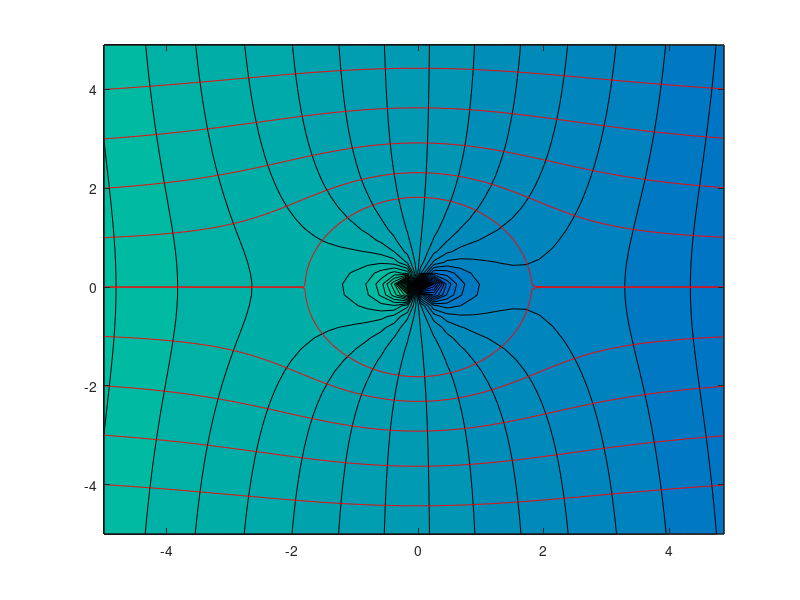

This chart was generated by the following MATLAB code:
% Analytical elements
% Analytical solution of complex potential equation      
%    using MATLAB                     
%
%   $Ekkehard Holzbecher  $Date: 2006/11/28 $
%----------------------------------------------------------input-----------

Q0 = .5;         % baseflow
Q = 0;           % well pumping/recharge rate
A = 0;           % vortex strength 
s = -10;         % dipole strength
beta = 0;        % dipole angle
z0 = 0;          % position of well, vortex or di-pole 

% Mesh
xmin = -5;        % minimum x-position of mesh [m]
xmax = 5;         % maximum x-position of mesh [m]
dx = .21;         % grid spacing in x-direction [m]
ymin = -5;        % minimum y-position of mesh [m]
ymax = 5;         % maximum y-position of mesh[m]
dy = .22;         % grid spacing in y-direction [m]

% Output
gcontf = 50;               % number of filled contours for potential
gcont = 0;                 % number of contours for streamfunction    
gquiv = 0;                 % =1: arrow field
gstream = 1;               % =1: streamline command 

% Start positions (for streamline) 

zstart = xmin + i*(ymin+(ymax-ymin)*[0.1:0.1:1]);
zstart = [zstart xmin-i*0.001];

%--------------------------------------------------------execution---------

[x,y] = meshgrid ([xmin:dx:xmax],[ymin:dy:ymax]);  % mesh
z = x+i*y; 
Phi = -Q0'*z;                                                   % baseflow
if (Q ~= 0) Phi = Phi + (Q/(pi+pi))*log(z-z0); end              % well
if (A ~= 0) Phi = Phi + (A/i*pi)*log(z-z0); end                 % vortex
if (s ~= 0) Phi = Phi + (s/(pi+pi))*exp(i*beta)./(z-z0); end    % dipole

%-----------------------------------------------------------output---------

if gcontf
    colormap(winter);  
    contourf (x,y,real(Phi),gcontf);
end
hold on;
if gcont contour (x,y,imag(Phi),gcont,'w'); end  
[u,v] = gradient (-real(Phi)); 
if gquiv quiver (x,y,u,v,2,'w'); end
if gstream 
    h = streamline (x,y,u,v,real(zstart),imag(zstart));
    set(h,'Color','red');
end